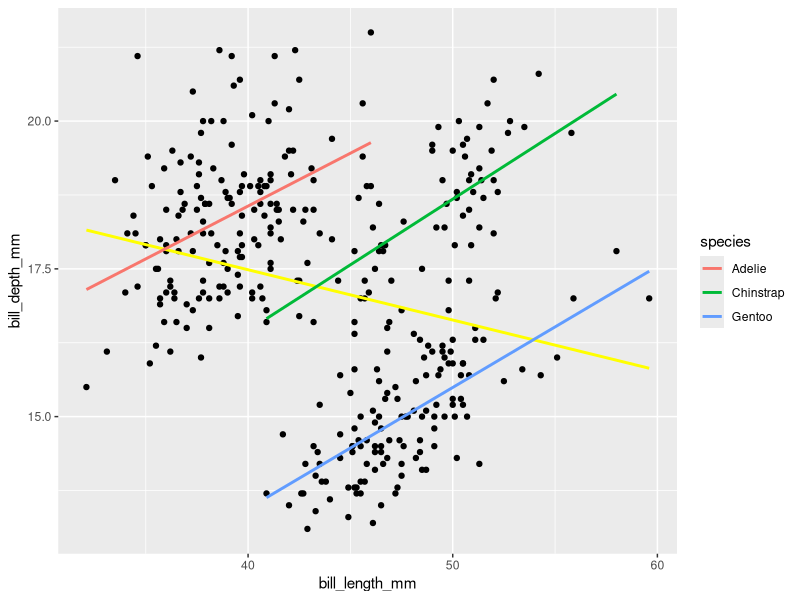

Write the R code that produced this figure.
## ---- chunk 1
knitr::opts_chunk$set(echo = TRUE)

library(tidyverse)
#install.packages("palmerpenguins")
library(palmerpenguins)
?penguins
# https://github.com/allisonhorst/palmerpenguins
glimpse(penguins)

# plot bill length against depth
## ---- chunk 2
penguins %>% group_by(species) %>% count()

penguins %>% ggplot() + 
  aes(x = bill_length_mm, y = bill_depth_mm) + 
  geom_point() + 
  geom_smooth(method = 'lm',se = FALSE,colour = 'yellow')+
  geom_smooth(aes(colour = species), method = 'lm', se=F)


